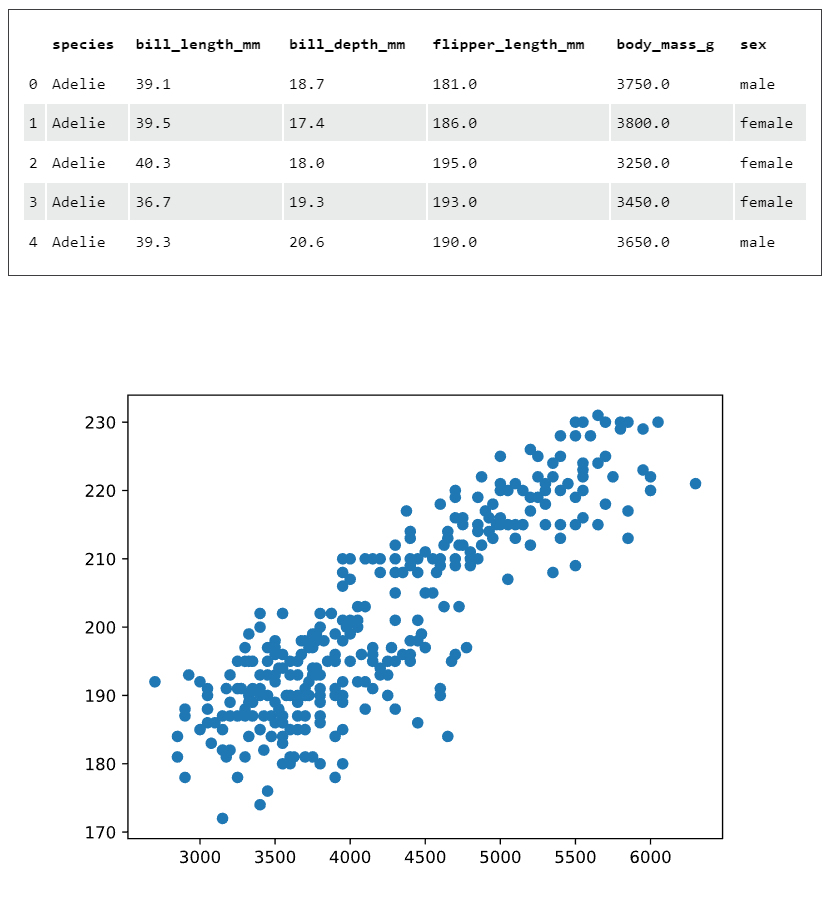

Recreate this plot in Python.
# Results in the png with the same name

import numpy as np
import pandas as pd
import matplotlib.pyplot as plt 
import seaborn as sns
from scipy.stats import pearsonr
np.set_printoptions(suppress=True, precision = 1) 

penguins = pd.read_csv('penguins.csv')
print(penguins.head())

plt.scatter(x = penguins.body_mass_g, y = penguins.flipper_length_mm)
plt.show()

covariance = np.cov(penguins.body_mass_g, penguins.flipper_length_mm)
print(covariance)
correlation, p = pearsonr(penguins.body_mass_g, penguins.flipper_length_mm)
print(correlation)
